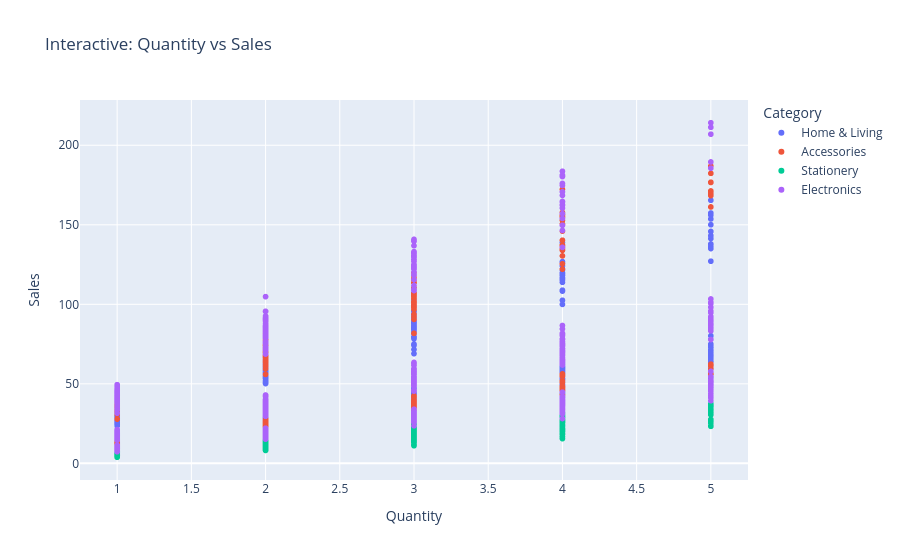
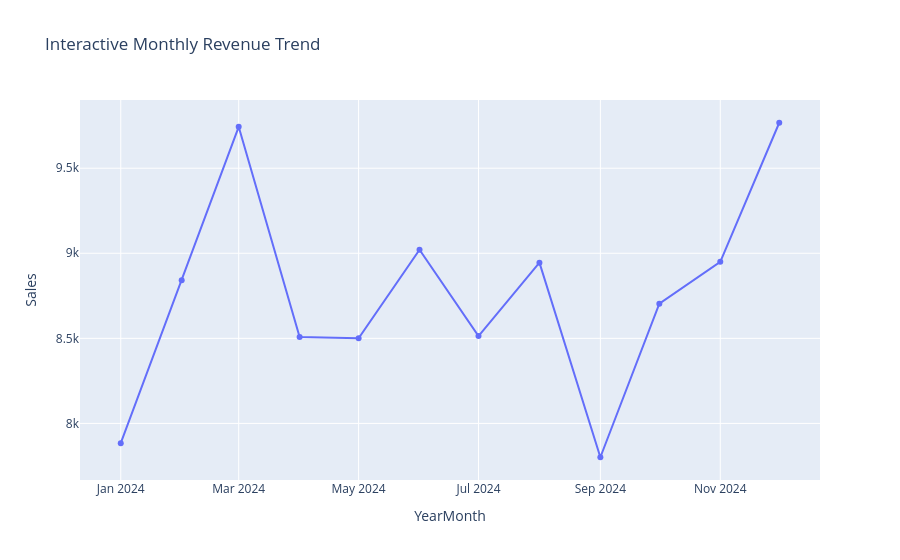
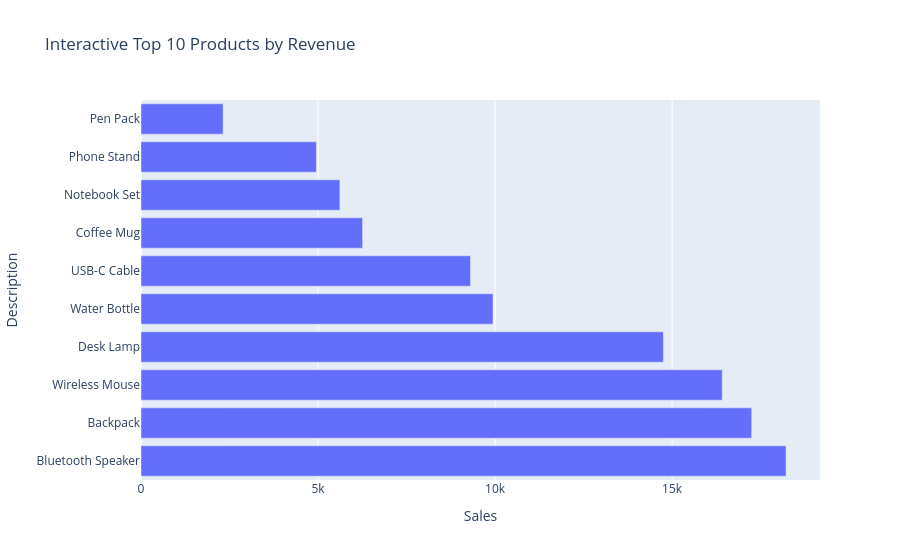

Notebook code for these charts, in order:
### Markdown cell above
## 21. Interactive Plotly charts

### Code cell
fig = px.scatter(
    data, x="Quantity", y="Sales",
    color="Category" if "Category" in data.columns else None,
    hover_data=[c for c in ["Description", "UnitPrice", "Country", "CustomerID"] if c in data.columns],
    title="Interactive: Quantity vs Sales"
)
fig.show()

if "YearMonth" in data.columns:
    monthly_plot = data.groupby("YearMonth", as_index=False)["Sales"].sum()
    fig = px.line(monthly_plot, x="YearMonth", y="Sales", markers=True,
                  title="Interactive Monthly Revenue Trend")
    fig.show()

if "Description" in data.columns:
    product_plot = data.groupby("Description", as_index=False)["Sales"].sum().nlargest(10, "Sales")
    fig = px.bar(product_plot, x="Sales", y="Description", orientation="h",
                 title="Interactive Top 10 Products by Revenue")
    fig.show()

### Figure 1 — Plotly figure (JSON) as saved in the notebook; plotly's stock layout.template omitted (floating-point values rounded to 4 significant figures; data arrays with more than 128 entries replaced by an {"elided": "..."} marker saying what was removed)
{"data": [{"customdata": {"elided": "884x4 mixed values"}, "hovertemplate": "Category=Home & Living<br>Quantity=%{x}<br>Sales=%{y}<br>Description=%{customdata[0]}<br>UnitPrice=%{customdata[1]}<br>Country=%{customdata[2]}<br>CustomerID=%{customdata[3]}<extra></extra>", "legendgroup": "Home & Living", "marker": {"color": "#636efa", "symbol": "circle"}, "mode": "markers", "name": "Home & Living", "showlegend": true, "type": "scattergl", "x": {"elided": "884 int values"}, "xaxis": "x", "y": {"elided": "884 float values"}, "yaxis": "y"}, {"customdata": {"elided": "457x4 mixed values"}, "hovertemplate": "Category=Accessories<br>Quantity=%{x}<br>Sales=%{y}<br>Description=%{customdata[0]}<br>UnitPrice=%{customdata[1]}<br>Country=%{customdata[2]}<br>CustomerID=%{customdata[3]}<extra></extra>", "legendgroup": "Accessories", "marker": {"color": "#EF553B", "symbol": "circle"}, "mode": "markers", "name": "Accessories", "showlegend": true, "type": "scattergl", "x": {"elided": "457 int values"}, "xaxis": "x", "y": {"elided": "457 float values"}, "yaxis": "y"}, {"customdata": {"elided": "663x4 mixed values"}, "hovertemplate": "Category=Stationery<br>Quantity=%{x}<br>Sales=%{y}<br>Description=%{customdata[0]}<br>UnitPrice=%{customdata[1]}<br>Country=%{customdata[2]}<br>CustomerID=%{customdata[3]}<extra></extra>", "legendgroup": "Stationery", "marker": {"color": "#00cc96", "symbol": "circle"}, "mode": "markers", "name": "Stationery", "showlegend": true, "type": "scattergl", "x": {"elided": "663 int values"}, "xaxis": "x", "y": {"elided": "663 float values"}, "yaxis": "y"}, {"customdata": {"elided": "1196x4 mixed values"}, "hovertemplate": "Category=Electronics<br>Quantity=%{x}<br>Sales=%{y}<br>Description=%{customdata[0]}<br>UnitPrice=%{customdata[1]}<br>Country=%{customdata[2]}<br>CustomerID=%{customdata[3]}<extra></extra>", "legendgroup": "Electronics", "marker": {"color": "#ab63fa", "symbol": "circle"}, "mode": "markers", "name": "Electronics", "showlegend": true, "type": "scattergl", "x": {"elided": "1196 int values"}, "xaxis": "x", "y": {"elided": "1196 float values"}, "yaxis": "y"}], "layout": {"legend": {"title": {"text": "Category"}, "tracegroupgap": 0}, "title": {"text": "Interactive: Quantity vs Sales"}, "xaxis": {"anchor": "y", "domain": [0, 1], "title": {"text": "Quantity"}}, "yaxis": {"anchor": "x", "domain": [0, 1], "title": {"text": "Sales"}}}}

### Figure 2 — Plotly figure (JSON) as saved in the notebook; plotly's stock layout.template omitted (floating-point values rounded to 4 significant figures)
{"data": [{"hovertemplate": "YearMonth=%{x}<br>Sales=%{y}<extra></extra>", "legendgroup": "", "line": {"color": "#636efa", "dash": "solid"}, "marker": {"symbol": "circle"}, "mode": "lines+markers", "name": "", "orientation": "v", "showlegend": false, "type": "scatter", "x": ["2024-01", "2024-02", "2024-03", "2024-04", "2024-05", "2024-06", "2024-07", "2024-08", "2024-09", "2024-10", "2024-11", "2024-12"], "xaxis": "x", "y": [7884.0, 8842.0, 9743.0, 8508.0, 8500.0, 9021.0, 8514.0, 8945.0, 7801.0, 8704.0, 8950.0, 9767.0], "yaxis": "y"}], "layout": {"legend": {"tracegroupgap": 0}, "title": {"text": "Interactive Monthly Revenue Trend"}, "xaxis": {"anchor": "y", "domain": [0, 1], "title": {"text": "YearMonth"}}, "yaxis": {"anchor": "x", "domain": [0, 1], "title": {"text": "Sales"}}}}

### Figure 3 — Plotly figure (JSON) as saved in the notebook; plotly's stock layout.template omitted (floating-point values rounded to 4 significant figures)
{"data": [{"hovertemplate": "Sales=%{x}<br>Description=%{y}<extra></extra>", "legendgroup": "", "marker": {"color": "#636efa", "pattern": {"shape": ""}}, "name": "", "orientation": "h", "showlegend": false, "textposition": "auto", "type": "bar", "x": [18220.0, 17250.0, 16420.0, 14750.0, 9942.0, 9308.0, 6258.0, 5618.0, 4954.0, 2319.0], "xaxis": "x", "y": ["Bluetooth Speaker", "Backpack", "Wireless Mouse", "Desk Lamp", "Water Bottle", "USB-C Cable", "Coffee Mug", "Notebook Set", "Phone Stand", "Pen Pack"], "yaxis": "y"}], "layout": {"barmode": "relative", "legend": {"tracegroupgap": 0}, "title": {"text": "Interactive Top 10 Products by Revenue"}, "xaxis": {"anchor": "y", "domain": [0, 1], "title": {"text": "Sales"}}, "yaxis": {"anchor": "x", "domain": [0, 1], "title": {"text": "Description"}}}}
